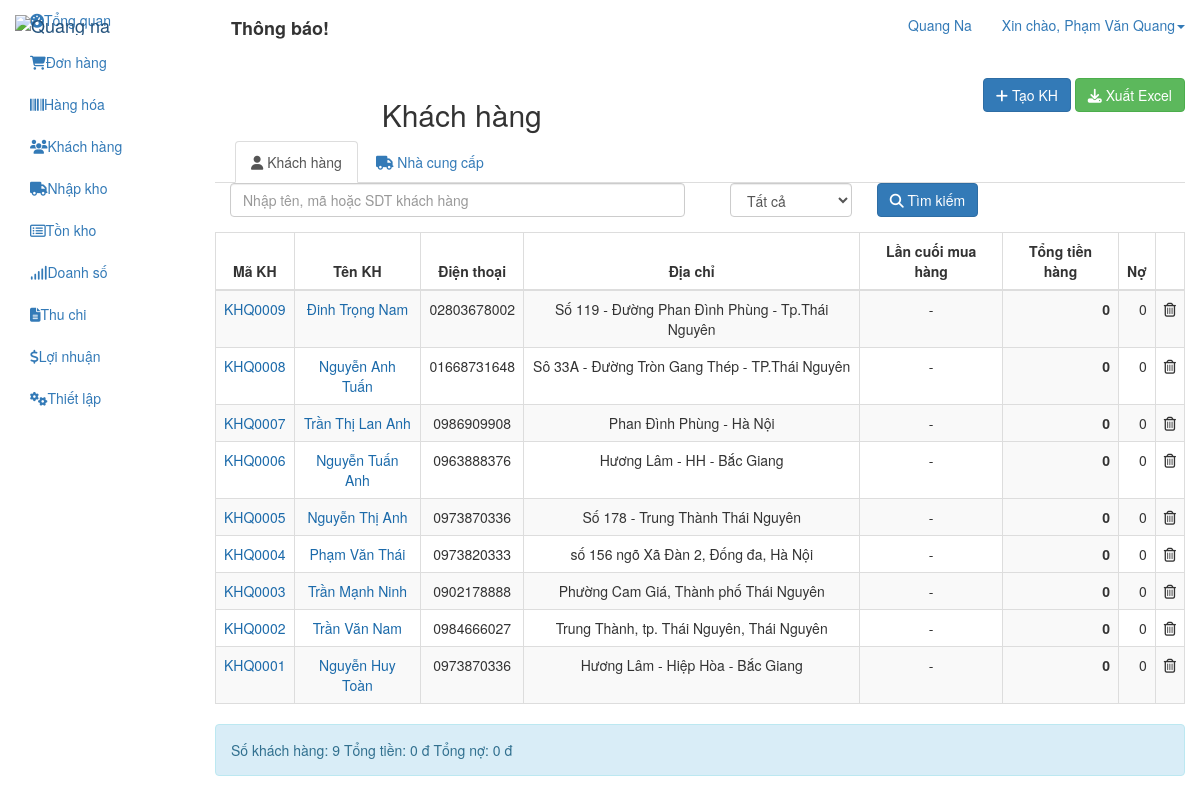
Screenshot of /backend/customer (signed in) with the database file from the repository.
### tables this page shows
CREATE TABLE `cms_users` (
  `id` int(10) UNSIGNED NOT NULL,
  `username` varchar(100) NOT NULL,
  `password` varchar(100) NOT NULL,
  `salt` varchar(255) NOT NULL,
  `email` varchar(120) NOT NULL,
  `display_name` varchar(120) NOT NULL,
  `user_status` tinyint(4) NOT NULL,
  `group_id` int(11) NOT NULL,
  `id_stock` int(11) NOT NULL,
  `created` datetime NOT NULL,
  `updated` datetime NOT NULL,
  `logined` datetime NOT NULL,
  `ip_logged` varchar(255) NOT NULL,
  `recode` varchar(255) NOT NULL,
  `code_time_out` varchar(255) NOT NULL
);

CREATE TABLE `cms_customers` (
  `ID` int(10) UNSIGNED NOT NULL,
  `customer_name` varchar(255) NOT NULL,
  `customer_phone` varchar(20) NOT NULL,
  `customer_email` varchar(150) NOT NULL,
  `customer_addr` varchar(255) NOT NULL,
  `notes` text NOT NULL,
  `customer_birthday` datetime NOT NULL,
  `customer_gender` tinyint(1) NOT NULL,
  `created` datetime NOT NULL,
  `updated` datetime NOT NULL,
  `user_init` int(11) NOT NULL,
  `user_upd` int(11) NOT NULL
);

### application/controllers/backend/customer.php (called while the page is built, shortened)
<?php if ( !defined( 'BASEPATH' ) ) exit( 'No direct script access allowed' );
class Customer extends CI_Controller {
    private $auth;
    public function __construct() {
        $this->auth = $this->cms_authentication->check();
    }
    public function index( $page = 1 ) {
        $data[ 'seo' ][ 'title' ] = "Phần mềm quản lý";
        $config = $this->cms_common->cms_pagination_custom();
        $total_customer = $this->db->from('customers')->count_all_results();
        $config['base_url'] = 'backend/customer/index';
        $config['total_rows'] = $total_customer;
        $config['per_page'] = 10;
        $this->pagination->initialize( $config );
        $data['data']['_pagination_link'] = $this->pagination->create_links();
        $data['data']['_list_customer'] = $this->db->from('customers')->limit( $config['per_page'], ( $page - 1 ) * $config['per_page'] )->order_by('created','desc')->get()->result_array();
        $data['data']['user'] = $this->auth;
        $data['data']['_total_customer'] = $total_customer;
        $data[ 'template' ] = 'backend/customer/index';
        $this->load->view( 'backend/layout/index', isset( $data ) ? $data : null );
    }
}

### index.php (called while the page is built, shortened)
<?php
require_once BASEPATH.'core/CodeIgniter.php';

### application/libraries/cms_cookie.php (called while the page is built, shortened)
<?php  if ( ! defined('BASEPATH')) exit('No direct script access allowed');
class CMS_Cookie {
    public static function get( $name ) {
        return $_COOKIE[ $name ];
    }
    public static function decode( $cookie_val ){
        return base64_decode( substr( $cookie_val, 3 ) );
    }
}

### application/libraries/cms_authentication.php (called while the page is built, shortened)
<?php  if ( ! defined('BASEPATH')) exit('No direct script access allowed');
class CMS_authentication {
    private $CI;
    public function __construct(){
        $this->CI = & get_instance();
    }
    public function check() {
        if ( CMS_Cookie::exists( CMS_PREFIX . 'user_logged' ) ) {
            $cookie = CMS_Cookie::get( CMS_PREFIX . 'user_logged' );
            $cookie = json_decode( CMS_Cookie::decode( $cookie ), true );
            $user   = $this->CI->db->select( 'id,username,password,salt,display_name,email,group_id,id_stock' )->where( 'username', $cookie[ 'username' ] )->or_where( 'email', $cookie[ 'username' ] )->from( 'users' )->get()->row_array();
            $group = $this->CI->db->select( 'id, group_permission, group_name' )->where( 'id', $user['group_id'] )->from('users_group')->get()->row_array();
            if ( isset( $user ) && count( $user ) ) {
                if ( $user[ 'username' ] == $cookie[ 'username' ] && $user[ 'password' ] == $cookie[ 'password' ] && $user[ 'salt' ] == $cookie[ 'salt' ] ) {
                    return [ 'id' => $user[ 'id' ],
                        'username' => $user[ 'username' ],
                        'password' => $user[ 'password' ],
                        'salt' => $user[ 'salt' ],
                        'email' => $user[ 'email' ],
                        'display_name' => $user[ 'display_name' ],
                        'group_id' => $user[ 'group_id' ],
                        'group_name'  => $group['group_name'],
                        'group_permission' => json_decode( $group['group_permission'], true ),
                        'id_stock' => $user[ 'id_stock' ]
                    ];
                }
            }
        }
        return null;
    }
}

### application/libraries/cms_common.php (called while the page is built, shortened)
<?php if ( !defined( 'BASEPATH' ) ) exit( 'No direct script access allowed' );
class CMS_common {
    public function cms_pagination_custom(){
        $param[ 'base_url' ]             = '';
        $param[ 'prefix' ]               = '';
        $param[ 'suffix' ]               = '';
        $param[ 'total_rows' ]           = 0;
        $param[ 'per_page' ]             = 1;
        $param[ 'num_links' ]            = 1;
        $param[ 'cur_page' ]             = 0;
        $param[ 'use_page_numbers' ]     = true;
        $param[ 'first_link' ]           = '&laquo';
        $param[ 'next_link' ]            = '&rsaquo;';
        $param[ 'prev_link' ]            = '&lsaquo;';
        $param[ 'last_link' ]            = '&raquo';
        $param[ 'uri_segment' ]          = 4;
        $param[ 'full_tag_open' ]        = '<ul class="pagination">';
        $param[ 'full_tag_close' ]       = '</ul>';
        $param[ 'first_tag_open' ]       = '<li>';
        $param[ 'first_tag_close' ]      = '</li>';
        $param[ 'last_tag_open' ]        = '<li>';
        $param[ 'last_tag_close' ]       = '</li>';
        $param[ 'first_url' ]            = '';
        $param[ 'cur_tag_open' ]         = '<li class="active"><a href="#">';
        $param[ 'cur_tag_close' ]        = '</a></li>';
        $param[ 'next_tag_open' ]        = '<li>';
        $param[ 'next_tag_close' ]       = '</li>';
        $param[ 'prev_tag_open' ]        = '<li>';
        $param[ 'prev_tag_close' ]       = '</li>';
        $param[ 'num_tag_open' ]         = '<li>';
        $param[ 'num_tag_close' ]        = '</li>';
        $param[ 'page_query_string' ]    = false;
        $param[ 'query_string_segment' ] = 'per_page';
        $param[ 'display_pages' ]        = true;
        $param[ 'anchor_class' ]         = '';
        return $param;
    }
}

### application/views/backend/customer/index.php (the view, shortened to what this page needs)
<div class="customer-manufacture">
    <div class="panel-action">
        <div class="row">
            <div class="customer-act act">
                <div class="col-md-4 col-md-offset-2">
                    <div class="left-action text-left clearfix">
                        <h2>Khách hàng</h2>
                    </div>
                </div>
                <div class="col-md-6">
                    <div class="right-action text-right">
                        <div class="btn-groups">
                            <button type="button" class="btn btn-primary" data-toggle="modal" data-target="#create-cust"><i class="fa fa-plus"></i> Tạo KH</button>
                            <button type="button" class="btn btn-success" name="" onclick=""><i class="fa fa-download"></i> Xuất Excel</button>
                        </div>
                    </div>
                </div>
            </div>
        </div>
    </div>
    <div class="">
        <ul class="nav nav-tabs tab-setting" role="tablist" style="padding-left: 20px;">
            <li role="presentation" class="active" onclick="tab_click_act( 'customer' );"><a href="#customer" aria-controls="customer" role="tab" data-toggle="tab"><i class="fa fa-user"></i> Khách hàng</a></li>
            <li role="presentation" onclick="tab_click_act( 'manufacture' );"><a href="#manufacture" aria-controls="manufacture" role="tab" data-toggle="tab"><i class="fa fa-truck"></i> Nhà cung cấp</a></li>
        </ul>
        <div class="tab-content">
            <div role="tabpanel" class="tab-pane active" id="customer">
                <div class="customer-sear panel-sear">
                    <form action="" class="">
                        <div class="form-group col-md-6 padd-0">
                            <input type="text" class="form-control txt-scustomer" placeholder="Nhập tên, mã hoặc SDT khách hàng">
                        </div>
                        <div class="form-group col-md-6 ">
                            <div class="col-md-4 padd-0" style="margin-right: 10px;">
                                <select name="" class="form-control">
                                    <option value="0">Tất cả</option>
                                </select>
                            </div>
                            <button type="button" class="btn btn-primary btn-large btn-sCustomer" name=""><i class="fa fa-search"></i> Tìm kiếm</button>
                        </div>
                    </form>
                </div>
                <div class="customer-body">
                    <table class="table table-bordered table-striped">
                        <thead>
                        <tr>
                            <th class="text-center">Mã KH</th>
                            <th class="text-center">Tên KH</th>
                            <th class="text-center">Điện thoại</th>
                            <th class="text-center">Địa chỉ</th>
                            <th class="text-center">Lần cuối mua hàng</th>
                            <th class="text-center" style="background-color: #fff;">Tổng tiền hàng</th>
                            <th class="text-center">Nợ</th>
                            <th></th>
                        </tr>
                        </thead>
                        <tbody class="ajax-loadlist-customer">
                        <?php if ( isset( $_list_customer ) && count( $_list_customer ) ) :
                            foreach ( $_list_customer as $key => $item ) :
                                ?>
                                <tr id="tr-item-<?php echo $item['ID']; ?>">
                                    <td class="text-center tr-detail-item" style="cursor: pointer; color: #1b6aaa;"><?php echo 'KHQ000'.$item[ 'ID' ]; ?></td>
                                    <td class="text-center tr-detail-item" style="cursor: pointer; color: #1b6aaa;"><?php echo $item[ 'customer_name' ]; ?></td>
                                    <td class="text-center"><?php echo ( !empty( $item[ 'customer_phone' ] ) ) ? $item[ 'customer_phone' ] :
                                            '-'; ?></td>
                                    <td class="text-center"><?php echo ( !empty( $item[ 'customer_addr' ] ) ) ? $item[ 'customer_addr' ] :
                                            '-'; ?></td>
                                    <td class="text-center">-</td>
                                    <td class="text-right" style="font-weight: bold; background-color: #f9f9f9;">0</td>
                                    <td class="text-right">0</td>
                                    <td class="text-center"><i class="fa fa-trash-o" style="cursor:pointer;" onclick="cms_delCustomer(<?php echo $item[ 'ID' ]; ?>);"></i></td>
                                </tr>
                                <?php
                            endforeach;
                        else: ?>
                            <tr>
                                <td colspan="8" class="text-center">Không có dữ liệu</td>
                            </tr>
                        <?php endif; ?>
                        </tbody>
                    </table>
                    <div class="alert alert-info summany-info clearfix" role="alert">
                        <div class="sm-info pull-left padd-0">Số khách hàng: <span><?php echo (isset($_total_customer) && !empty($_total_customer) ) ? $_total_customer : '0'; ?></span> Tổng tiền: <span>0 đ</span> Tổng nợ: <span>0 đ</span></div>
                    </div>
                </div>
            </div>
        </div>
    </div>
</div>

### application/views/backend/common/header.php (shortened to what this page needs)
<nav id="navbar-container" class="navbar navbar- navbar-fixed-top">
    <div class="container-fluid">
        <div class="navbar-header">
            <a class="navbar-brand" href="#"><img src="public/templates/backend/images/logoqn.png" alt="Quang na" class="img-responsive"></a>
        </div>
        <div class="collapse navbar-collapse" id="bs-example-navbar-collapse-1">
            <ul class="nav navbar-nav navbar-right">
                <li><a href="#">Quang Na</a></li>
                <li class="dropdown user-profile">
                    <a href="#" class="dropdown-toggle" data-toggle="dropdown" role="button" aria-haspopup="true" aria-expanded="false"><span class="hello">Xin chào, </span><?php echo ( isset( $user ) ) ?
                            $user[ 'display_name' ] : $user[ 'username' ]; ?><span class="caret"></span></a>
                </li>
            </ul>
        </div>
    </div>
</nav>

### rows the page displays
cms_users: display_name "Phạm Văn Quang"
cms_customers: ID "9", customer_name "Đinh Trọng Nam", customer_phone "02803678002", customer_addr "Số 119 - Đường Phan Đình Phùng - Tp.Thái Nguyên"
cms_customers: ID "8", customer_name "Nguyễn Anh Tuấn", customer_phone "01668731648", customer_addr "Sô 33A - Đường Tròn Gang Thép - TP.Thái Nguyên"
cms_customers: ID "7", customer_name "Trần Thị Lan Anh", customer_phone "0986909908", customer_addr "Phan Đình Phùng - Hà Nội"
cms_customers: ID "6", customer_name "Nguyễn Tuấn Anh", customer_phone "0963888376", customer_addr "Hương Lâm - HH - Bắc Giang"
cms_customers: ID "5", customer_name "Nguyễn Thị Anh", customer_phone "0973870336", customer_addr "Số 178 - Trung Thành Thái Nguyên"
cms_customers: ID "4", customer_name "Phạm Văn Thái", customer_phone "0973820333", customer_addr "số 156 ngõ Xã Đàn 2, Đống đa, Hà Nội"
cms_customers: ID "3", customer_name "Trần Mạnh Ninh", customer_phone "0902178888", customer_addr "Phường Cam Giá, Thành phố Thái Nguyên"
cms_customers: ID "2", customer_name "Trần Văn Nam", customer_phone "0984666027", customer_addr "Trung Thành, tp. Thái Nguyên, Thái Nguyên"
cms_customers: ID "1", customer_name "Nguyễn Huy Toàn", customer_phone "0973870336", customer_addr "Hương Lâm - Hiệp Hòa - Bắc Giang"

### other values shown
$_total_customer "9"
